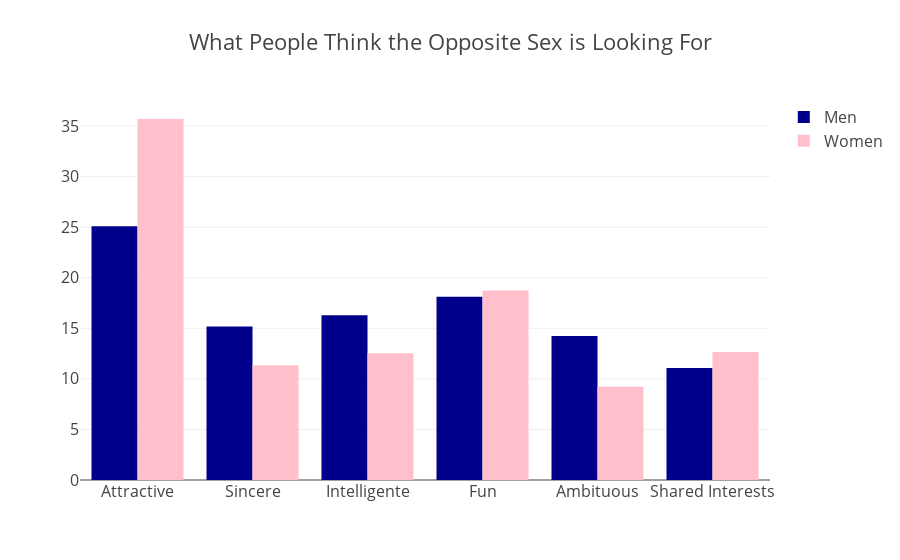

Notebook source saved alongside this figure:
### Code cell
trace1 = go.Bar(
    y=list(atributes_gender_2.iloc[1]),
    x=atributes_gender.columns.values,
    name='Men',
    marker=dict(
        color='darkblue'
    )
)
trace2 = go.Bar(
    y=list(atributes_gender_2.iloc[0]),
    x=atributes_gender.columns.values,
    name='Women',
    marker=dict(
        color='pink'
    )
)

data = [trace1, trace2]
layout = go.Layout(
    title='What People Think the Opposite Sex is Looking For',
    font=dict(
        size=16
    ),
    legend=dict(
        font=dict(
            size=16
        )
    )
)
fig = go.Figure(data=data, layout=layout)
py.iplot(fig, filename='barchart')

### Figure 1 — Plotly figure (JSON) as saved in the notebook; plotly's stock layout.template omitted (floating-point values rounded to 4 significant figures)
{"data": [{"marker": {"color": "darkblue"}, "name": "Men", "type": "bar", "x": ["Attractive", "Sincere", "Intelligente", "Fun", "Ambituous", "Shared Interests"], "y": [25.09, 15.18, 16.28, 18.12, 14.23, 11.07]}, {"marker": {"color": "pink"}, "name": "Women", "type": "bar", "x": ["Attractive", "Sincere", "Intelligente", "Fun", "Ambituous", "Shared Interests"], "y": [35.69, 11.34, 12.53, 18.73, 9.231, 12.65]}], "layout": {"font": {"size": 16}, "legend": {"font": {"size": 16}}, "title": "What People Think the Opposite Sex is Looking For"}}
